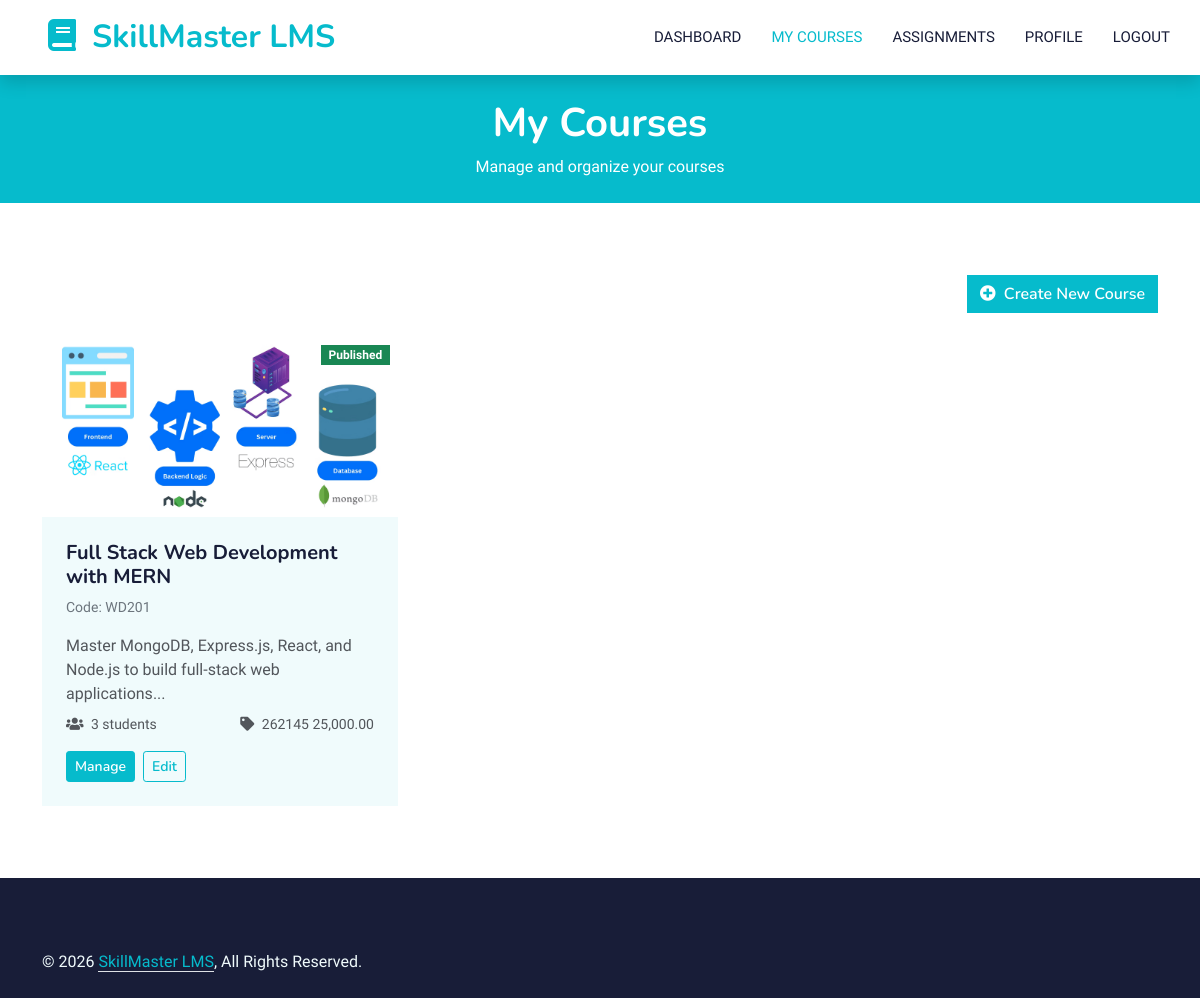
The app's page /instructor/courses/my-courses.php (signed in) with its own data.
### tables this page shows
CREATE TABLE `courses` (
  `id` bigint(20) NOT NULL,
  `title` varchar(200) NOT NULL,
  `slug` varchar(200) NOT NULL,
  `code` varchar(20) NOT NULL,
  `description` text DEFAULT NULL,
  `short_description` varchar(500) DEFAULT NULL,
  `category_id` bigint(20) DEFAULT NULL,
  `instructor_id` bigint(20) DEFAULT NULL,
  `price` decimal(10,2) DEFAULT 0.00,
  `thumbnail` varchar(255) DEFAULT NULL,
  `credits` int(11) DEFAULT 3,
  `start_date` date DEFAULT NULL,
  `end_date` date DEFAULT NULL,
  `status` enum('draft','pending_approval','published','archived','rejected') NOT NULL DEFAULT 'draft',
  `max_students` int(11) DEFAULT 50,
  `enrollment_count` int(11) DEFAULT 0,
  `syllabus` text DEFAULT NULL,
  `created_by` bigint(20) DEFAULT NULL,
  `created_at` timestamp NOT NULL DEFAULT current_timestamp(),
  `updated_at` timestamp NOT NULL DEFAULT current_timestamp() ON UPDATE current_timestamp(),
  `deleted_at` timestamp NULL DEFAULT NULL
);

### src/Database/Connection.php (called while the page is built, shortened)
<?php
class Connection
{
    private static $instance = null;
    private $connection;
    private function __construct()
    {
        try {
            $dsn = sprintf(
                'mysql:host=%s;dbname=%s;charset=%s',
                DB_HOST,
                DB_NAME,
                DB_CHARSET
            );
            $options = [
                PDO::ATTR_ERRMODE => PDO::ERRMODE_EXCEPTION,
                PDO::ATTR_DEFAULT_FETCH_MODE => PDO::FETCH_ASSOC,
                PDO::ATTR_EMULATE_PREPARES => false,
                PDO::MYSQL_ATTR_INIT_COMMAND => "SET NAMES " . DB_CHARSET
            ];
            $this->connection = new PDO($dsn, DB_USER, DB_PASS, $options);
        } catch (PDOException $e) {
            if (DEBUG_MODE) {
                die("Database connection failed: " . $e->getMessage());
            } else {
                error_log("Database connection failed: " . $e->getMessage());
                die("A database error occurred. Please try again later.");
            }
        }
    }
    public static function getInstance()
    {
        if (self::$instance === null) {
            self::$instance = new self();
        }
        return self::$instance;
    }
    public function getConnection()
    {
        return $this->connection;
    }
}

### src/Models/Course.php (called while the page is built, shortened)
<?php
class Course
{
    private $db;
    private $table = 'courses';
    public function __construct()
    {
        $this->db = Connection::getInstance()->getConnection();
    }
    public function getByInstructor($instructorId)
    {
        $stmt = $this->db->prepare("
            SELECT * FROM {$this->table}
            WHERE instructor_id = ? AND deleted_at IS NULL
            ORDER BY created_at DESC
        ");
        $stmt->execute([$instructorId]);
        return $stmt->fetchAll();
    }
}

### public/instructor/courses/my-courses.php (the view, shortened to what this page needs)
<?php
$courseModel = new Course();
$courses = $courseModel->getByInstructor($_SESSION['user_id']);
?>
<!DOCTYPE html>
<html lang="en">
<head>
    <link href="https://cdnjs.cloudflare.com/ajax/libs/font-awesome/5.10.0/css/all.min.css" rel="stylesheet">
    <link href="https://cdn.jsdelivr.net/npm/bootstrap-icons@1.4.1/font/bootstrap-icons.css" rel="stylesheet">
    <link href="../../assets/css/bootstrap.min.css" rel="stylesheet">
    <link href="../../assets/css/style.css" rel="stylesheet">
</head>
<body>
    <nav class="navbar navbar-expand-lg bg-white navbar-light shadow sticky-top p-0">
        <a href="../index.php" class="navbar-brand d-flex align-items-center px-4 px-lg-5">
            <h2 class="m-0 text-primary"><i class="fa fa-book me-3"></i><?php echo APP_NAME; ?></h2>
        </a>
        <div class="collapse navbar-collapse" id="navbarCollapse">
            <div class="navbar-nav ms-auto p-4 p-lg-0">
                <a href="../index.php" class="nav-item nav-link">Dashboard</a>
                <a href="my-courses.php" class="nav-item nav-link active">My Courses</a>
                <a href="../assignments/list.php" class="nav-item nav-link">Assignments</a>
                <a href="../profile/index.php" class="nav-item nav-link">Profile</a>
                <a href="../../logout.php" class="nav-item nav-link">Logout</a>
            </div>
        </div>
    </nav>
    <div class="container-fluid bg-primary py-4 mb-5">
        <div class="container">
            <div class="row">
                <div class="col-12 text-center">
                    <h1 class="text-white">My Courses</h1>
                    <p class="text-white mb-0">Manage and organize your courses</p>
                </div>
            </div>
        </div>
    </div>
    <div class="container-xxl py-4">
        <div class="container">
            <div class="row mb-4">
                <div class="col-12 text-end">
                    <a href="create.php" class="btn btn-primary">
                        <i class="fa fa-plus-circle me-2"></i>Create New Course
                    </a>
                </div>
            </div>
            <?php if (empty($courses)): ?>
                <div class="text-center py-5">
                    <i class="fa fa-book-open fa-4x text-muted mb-3"></i>
                    <h4>No courses yet</h4>
                    <p class="text-muted">Start creating your first course and share your knowledge.</p>
                    <a href="create.php" class="btn btn-primary">Create Your First Course</a>
                </div>
            <?php else: ?>
                <div class="row g-4">
                    <?php foreach ($courses as $course): ?>
                        <div class="col-lg-4 col-md-6">
                            <div class="bg-light rounded overflow-hidden h-100">
                                <div class="position-relative">
                                    <img class="img-fluid w-100" src="<?php echo !empty($course['thumbnail']) ? '../../uploads/courses/' . $course['thumbnail'] : '../../assets/img/course-1.jpg'; ?>"
                                         alt="<?php echo htmlspecialchars($course['title']); ?>" style="height: 180px; object-fit: cover;">
                                    <span class="position-absolute top-0 end-0 m-2 badge bg-<?php
                                        echo $course['status'] === 'published' ? 'success' :
                                             ($course['status'] === 'pending_approval' ? 'warning' :
                                             ($course['status'] === 'rejected' ? 'danger' : 'secondary'));
                                    ?>">
                                        <?php echo ucfirst(str_replace('_', ' ', $course['status'])); ?>
                                    </span>
                                </div>
                                <div class="p-4">
                                    <h5 class="mb-2"><?php echo htmlspecialchars($course['title']); ?></h5>
                                    <p class="text-muted small">Code: <?php echo htmlspecialchars($course['code']); ?></p>
                                    <p class="mb-2"><?php echo htmlspecialchars(substr($course['description'], 0, 100)); ?>...</p>
                                    <div class="d-flex justify-content-between mb-3">
                                        <small><i class="fa fa-users me-1"></i> <?php echo $course['enrollment_count']; ?> students</small>
                                        <small><i class="fa fa-tag me-1"></i> <?php echo CURRENCY_SYMBOL; ?> <?php echo number_format($course['price'], 2); ?></small>
                                    </div>
                                    <div class="d-flex gap-2">
                                        <a href="manage.php?id=<?php echo $course['id']; ?>" class="btn btn-sm btn-primary">Manage</a>
                                        <a href="edit.php?id=<?php echo $course['id']; ?>" class="btn btn-sm btn-outline-primary">Edit</a>
                                    </div>
                                </div>
                            </div>
                        </div>
                    <?php endforeach; ?>
                </div>
            <?php endif; ?>
        </div>
    </div>
    <div class="container-fluid bg-dark text-light footer pt-5 mt-5">
        <div class="container py-4">
            <div class="row">
                <div class="col-md-6 text-center text-md-start mb-3 mb-md-0">
                    &copy; <?php echo date('Y'); ?> <a class="border-bottom text-primary" href="#"><?php echo APP_NAME; ?></a>, All Rights Reserved.
                </div>
            </div>
        </div>
    </div>
</body>
</html>

### public/assets/css/style.css (style rules this page uses)
:root { --primary: #06BBCC; --light: #F0FBFC; --dark: #181d38; }
.btn { font-family: 'Nunito', sans-serif; font-weight: 600; transition: .5s; }
.btn.btn-primary, .btn.btn-secondary { color: #FFFFFF; }
.navbar-light .navbar-nav .nav-link { margin-right: 30px; padding: 25px 0; color: #FFFFFF; font-size: 15px; text-transform: uppercase; outline: none; }
.navbar-light .navbar-nav .nav-link:hover, .navbar-light .navbar-nav .nav-link.active { color: var(--primary); }
.navbar-light .navbar-brand, .navbar-light a.btn { height: 75px; }
.navbar-light .navbar-nav .nav-link { color: var(--dark); font-weight: 500; }
.navbar-light.sticky-top { top: -100px; transition: .5s; }

### records on screen
courses: thumbnail (picture), status "Published", title "Full Stack Web Development with MERN", code "WD201", description "Master MongoDB, Express.js, React, and Node.js to build full-stack web applications", enrollment_count "3", price "25,000.00"

### other values on screen
APP_NAME "SkillMaster LMS"
